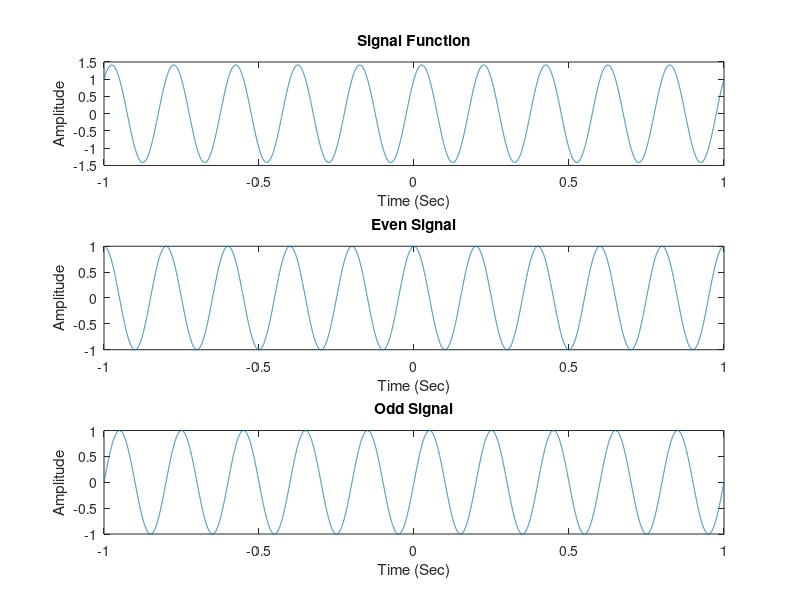

This chart was generated by the following MATLAB code:
t = -1 : 0.0001 : 1;
f = 5;
x = sin(2 * pi * f * t) + cos(2 * pi * f * t);
y = sin(2 * pi * f * (-t)) + cos(2 * pi * f * (-t));

subplot(311);
plot(t, x);
xlabel('Time (Sec)');
ylabel('Amplitude');
title('Signal Function');

even = (x + y) / 2;

subplot(312);
plot(t, even);
xlabel('Time (Sec)');
ylabel('Amplitude');
title('Even Signal');

odd = (x - y) / 2;
subplot(313);
plot(t, odd);
xlabel('Time (Sec)');
ylabel('Amplitude');
title('Odd Signal');
